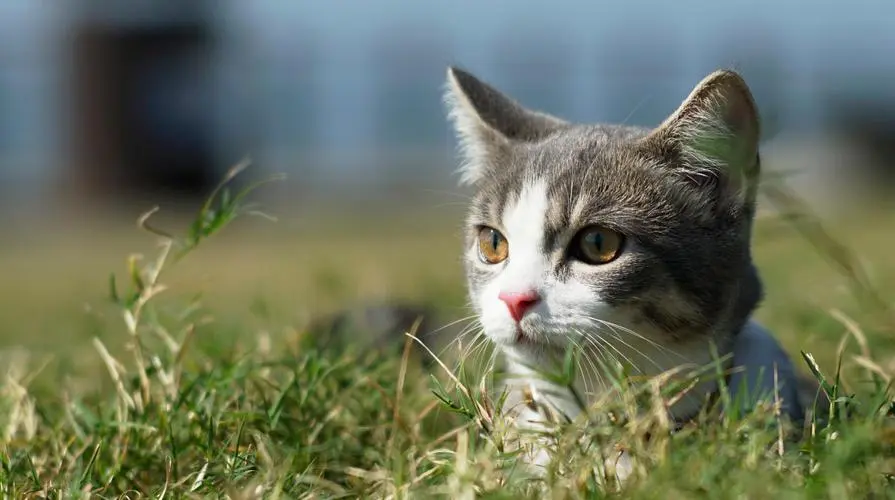
#> input picture 128游学孟-广州/第三周作业/peppernoise/pappernoise.webp, 895 x 500 px, found by its file name
$ python peppernoise.py
#> lines starting #> are read from the running program, lines starting #| are printed output that depends on the picture; after the words box and inside, x2 and y2 are one past the last pixel; in counts of white or black regions, pixels touching at a corner belong together
import numpy as np
import cv2

# 加载图像
image = cv2.imread('D://xuexi//zuoye//week3//peppernoise//pappernoise.webp')
#> image is the input picture: shape (500, 895, 3); mean B, G, R 93.8, 115.1, 107.6

def addpeppernoise(image,density):
#> called with density = 0.02
    height,width,channels = image.shape
#> height = 500; width = 895; channels = 3
    noise_image = np.copy(image)

    #计算要添加噪声的像素数
    num_noisepixels = int(height*width*density)
#> num_noisepixels = 8950

    #在随机位置添加白色和黑色噪声
    for _ in range(num_noisepixels // 2):
        x = np.random.randint(0,width)
        y = np.random.randint(0,height)

        #添加白色噪声
        noise_image[y,x,:] = (255,255,255)
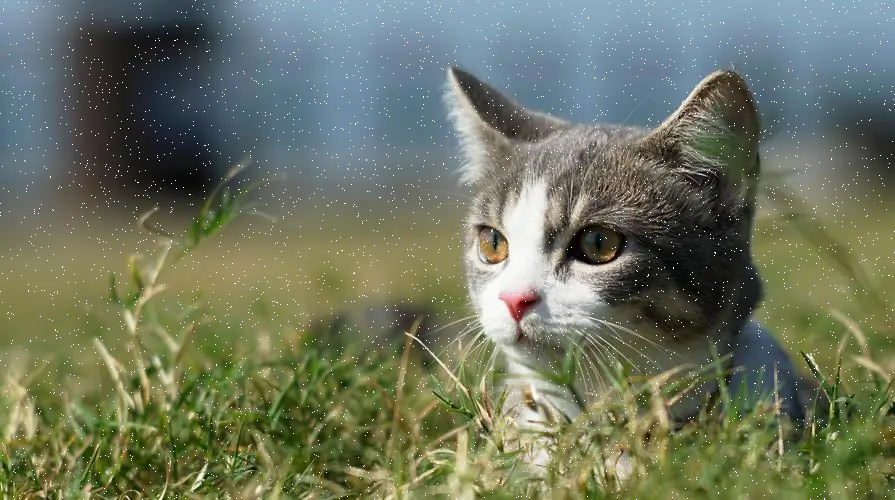
#> noise_image: shape (500, 895, 3); 1% of pixels changed, all inside (x1, y1, x2, y2) = (0, 0, 895, 500)

    for _ in range(num_noisepixels // 2):
        x = np.random.randint(0,width)
        y = np.random.randint(0,height)

        #添加黑色噪声
        noise_image[y,x,:] = (0,0,0)
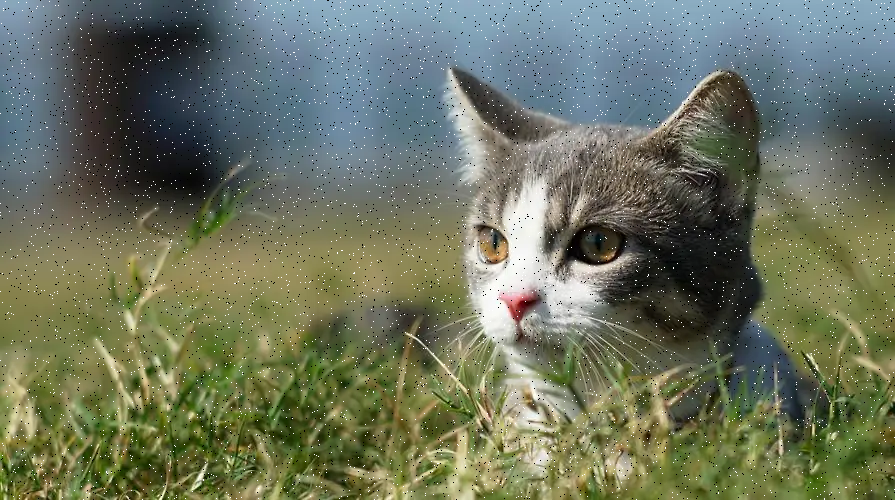
#> noise_image: shape (500, 895, 3); 1% of pixels changed, all inside (x1, y1, x2, y2) = (0, 0, 895, 500)
    return noise_image

density = 0.02 #设置噪声密度

noisy_image = addpeppernoise(image,density)
cv2.imshow("peppernoise",image)
cv2.imshow("peppernoisenoisy",noisy_image)
cv2.imwrite('peppernoisenoisy.jpg',noisy_image)
cv2.waitKey(0)
cv2.destroyAllWindows()
